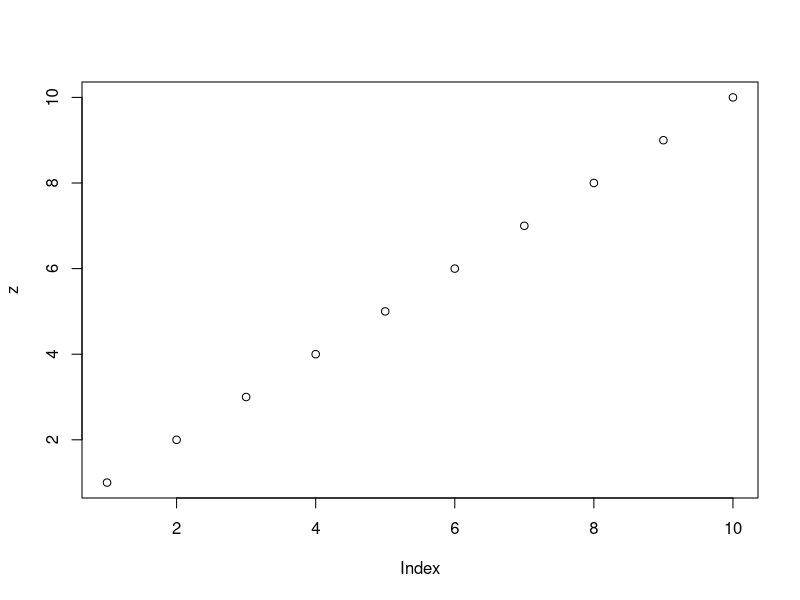

Write the R code that produced this figure.
## ---- chunk 1
a=3
b=8
s=a+b
print(s)
  
## ---- chunk 2
z=1:10
plot(z)
